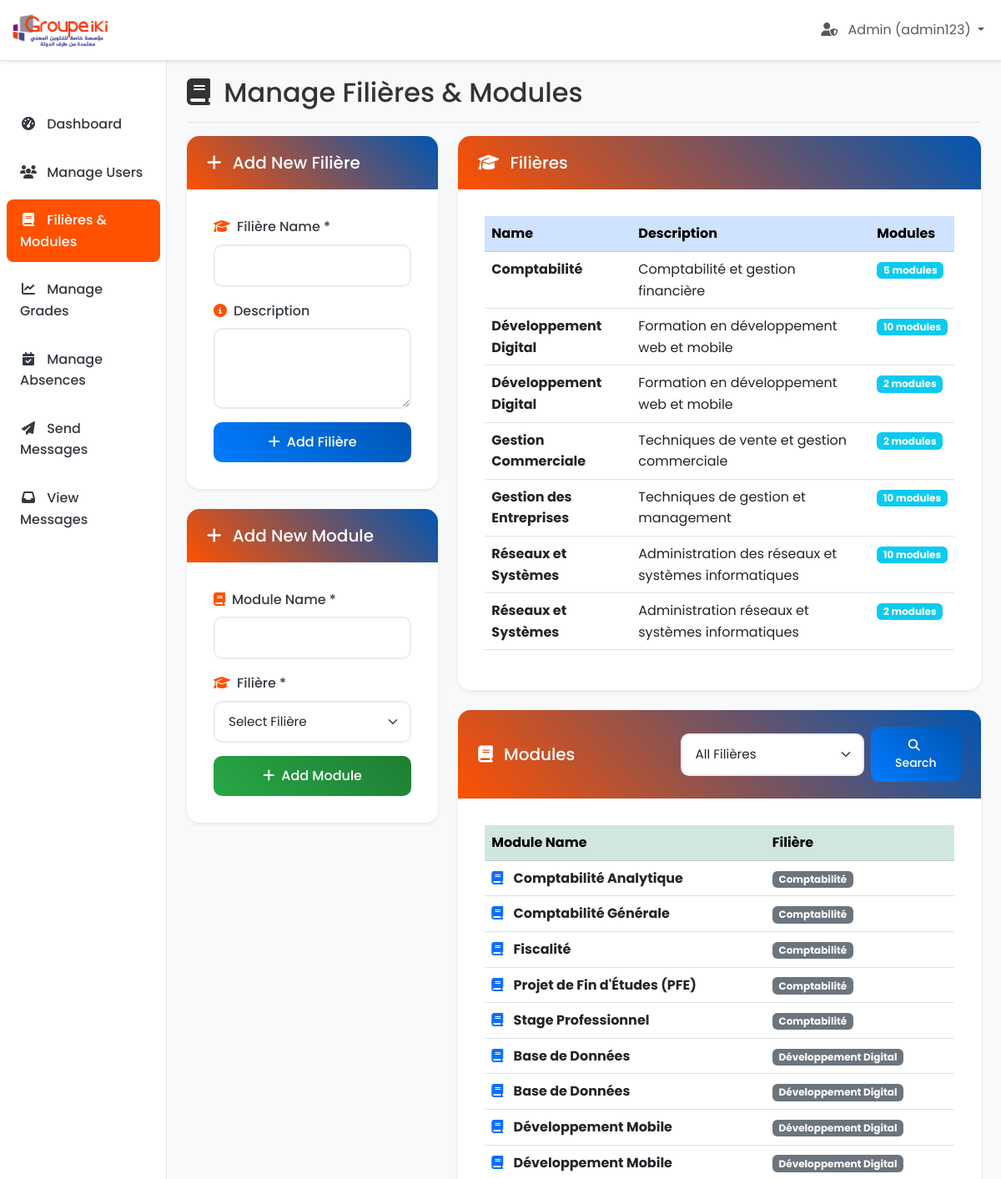
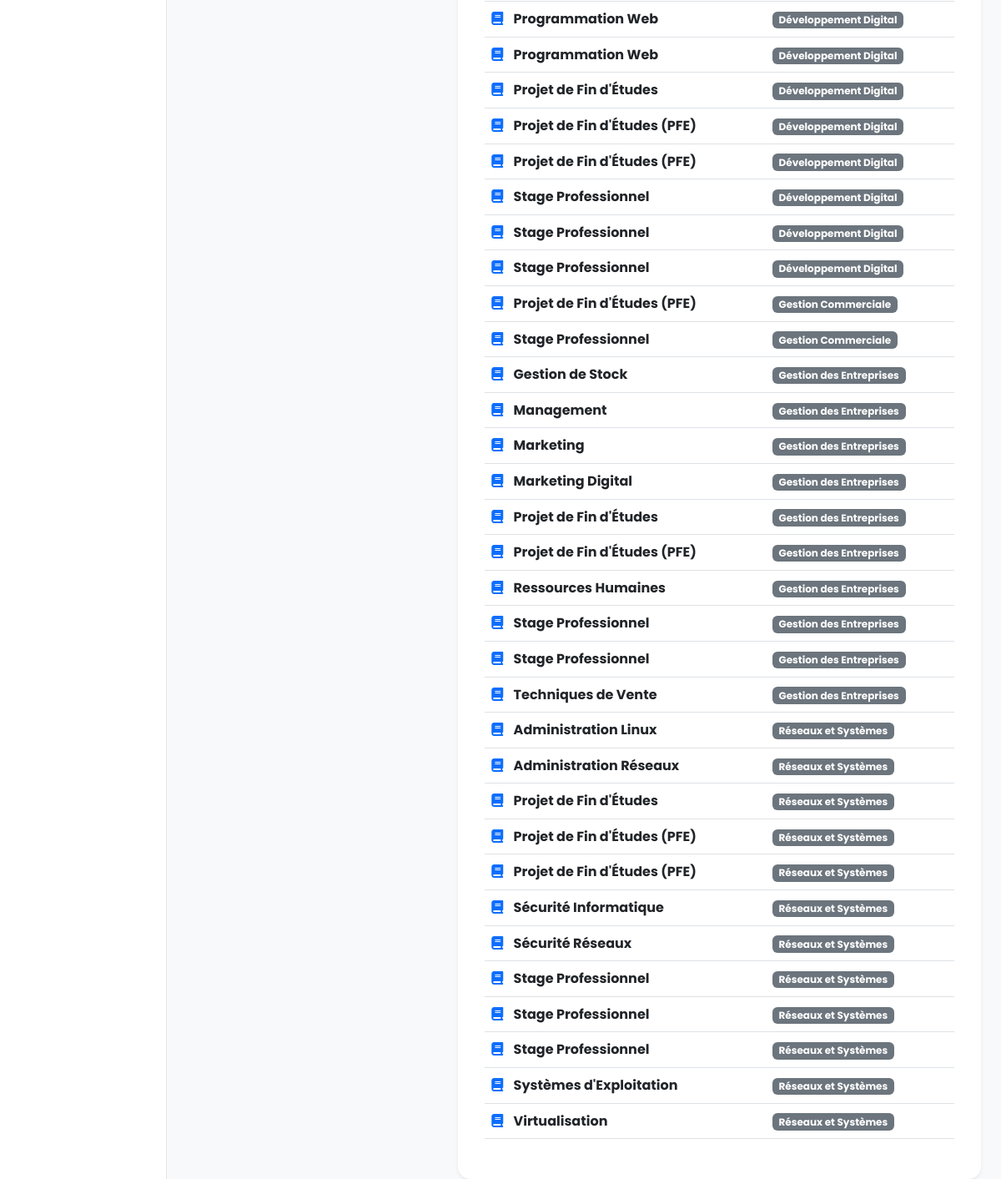
The app's page /manage_filieres_modules.php (signed in), older data (2 pictures, top to bottom).
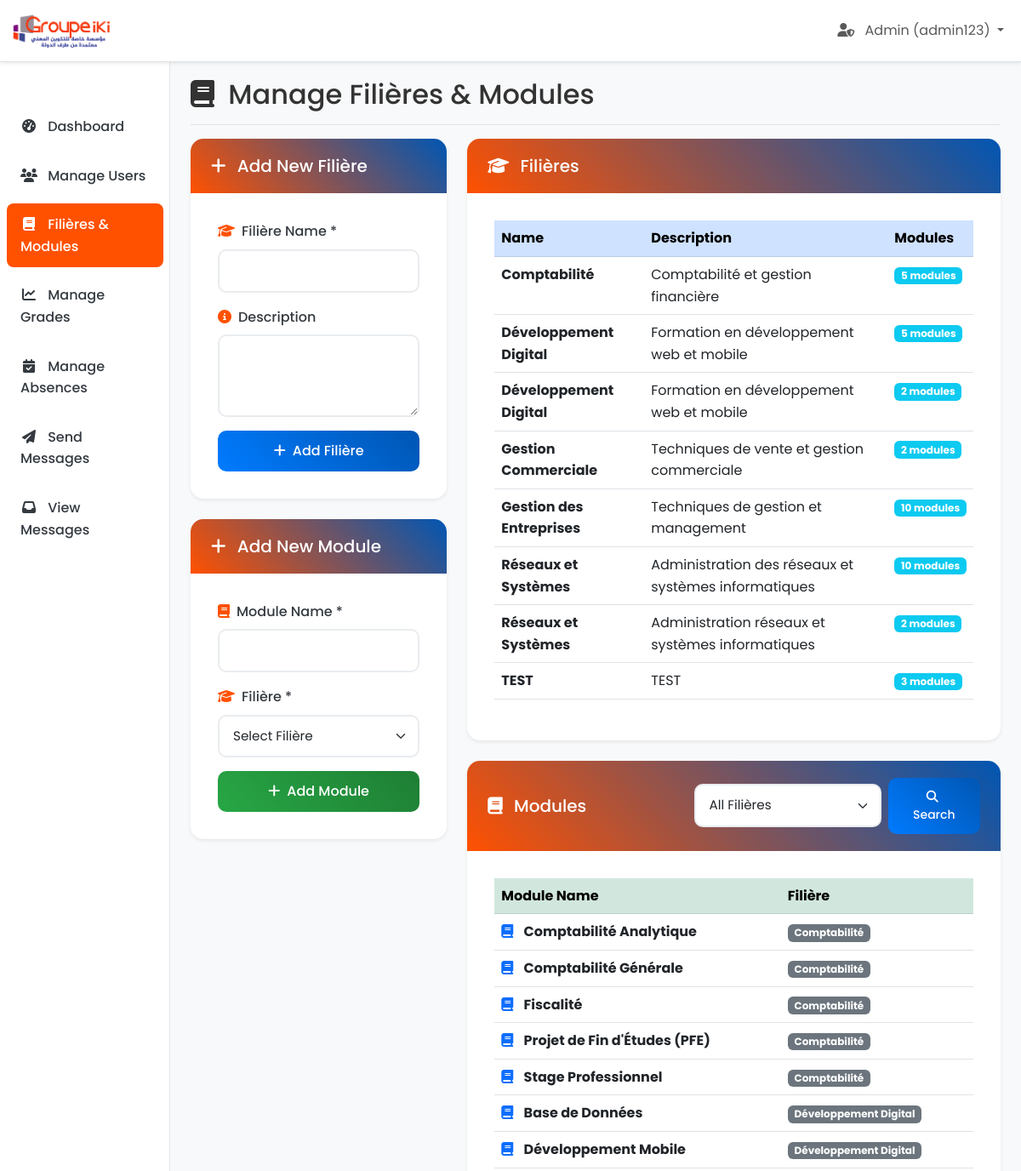
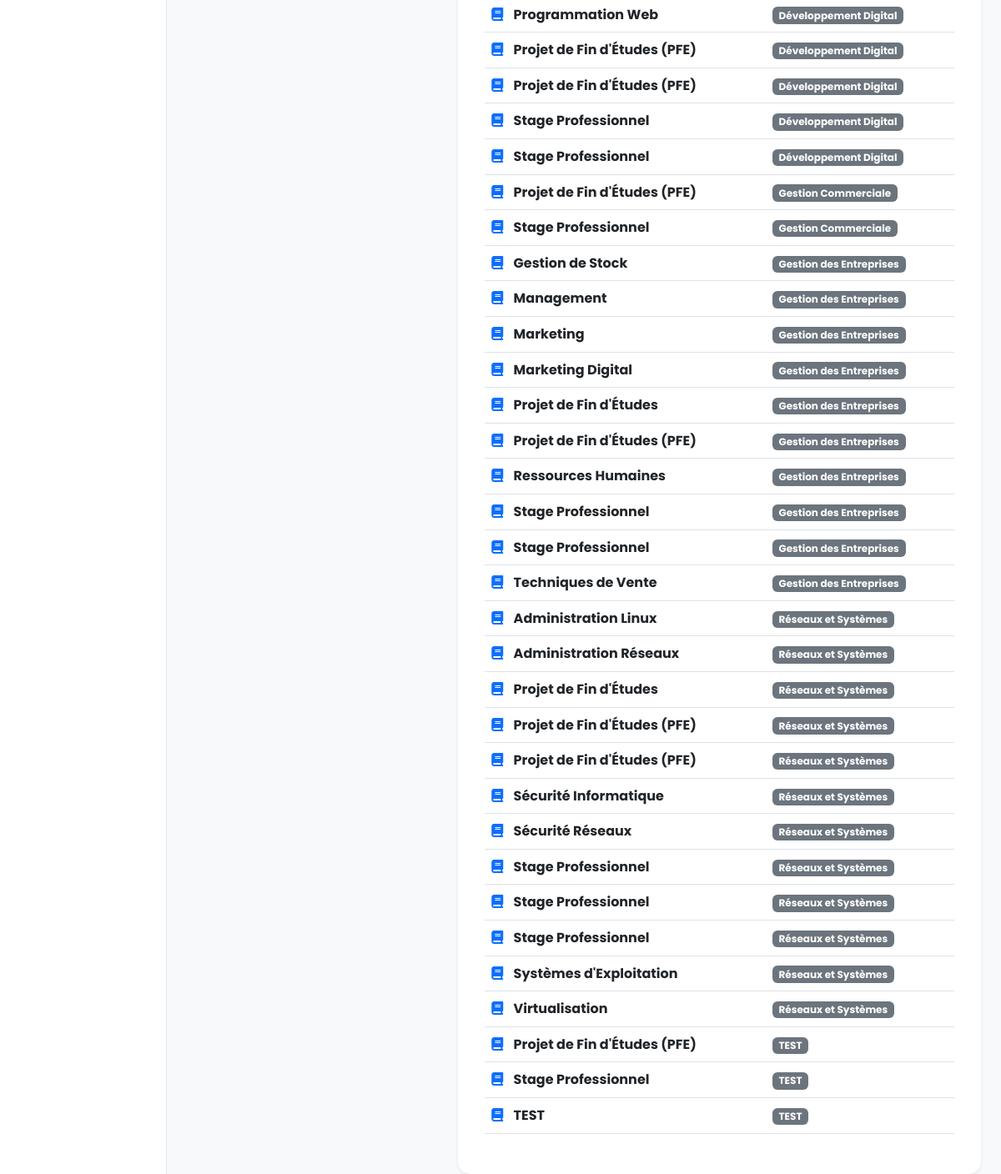
The same page, newer data (2 pictures, top to bottom).
### tables this page shows
CREATE TABLE `filieres` (
  `id` int(11) NOT NULL,
  `name` varchar(100) NOT NULL,
  `description` text DEFAULT NULL,
  `created_at` timestamp NOT NULL DEFAULT current_timestamp()
);

CREATE TABLE `modules` (
  `id` int(11) NOT NULL,
  `name` varchar(100) NOT NULL,
  `filiere_id` int(11) DEFAULT NULL,
  `type` enum('standard','pfe','stage') DEFAULT 'standard',
  `created_at` timestamp NOT NULL DEFAULT current_timestamp()
);

### manage_filieres_modules.php (the view, shortened to what the changed rows need)
<?php
$host = 'localhost';
$dbname = 'groupe_iki';
$username = 'root';
$db_password = '';
try {
    $pdo = new PDO("mysql:host=$host;dbname=$dbname;charset=utf8", $username, $db_password);
    $pdo->setAttribute(PDO::ATTR_ERRMODE, PDO::ERRMODE_EXCEPTION);
    $stmt = $pdo->query("
        SELECT f.id, f.name, f.description, COUNT(m.id) as module_count
        FROM filieres f
        LEFT JOIN modules m ON f.id = m.filiere_id
        GROUP BY f.id, f.name, f.description
        ORDER BY f.name
    ");
    $filieres = $stmt->fetchAll(PDO::FETCH_ASSOC);
$modules_sql = "SELECT m.id, m.name, f.name AS filiere_name, f.id AS filiere_id
                FROM modules m
                LEFT JOIN filieres f ON m.filiere_id = f.id";
$params = [];
$modules_sql .= " ORDER BY f.name, m.name";
$stmt = $pdo->prepare($modules_sql);
$stmt->execute($params);
$modules = $stmt->fetchAll(PDO::FETCH_ASSOC);
} catch (PDOException $e) {
    $error_message = 'Database connection failed.';
}
?>
<!DOCTYPE html>
<html lang="en">
<head>
    <link href="https://cdn.jsdelivr.net/npm/bootstrap@5.3.0/dist/css/bootstrap.min.css" rel="stylesheet">
    <link href="https://cdnjs.cloudflare.com/ajax/libs/font-awesome/6.4.0/css/all.min.css" rel="stylesheet">
    <link href="css/styles.css" rel="stylesheet">
</head>
<body class="dashboard-page">
    <div class="container-fluid">
        <div class="row">
            <main class="col-md-9 ms-sm-auto col-lg-10 px-md-4 main-content">
                <div class="d-flex justify-content-between flex-wrap flex-md-nowrap align-items-center pt-3 pb-2 mb-3 border-bottom">
                    <h1 class="h2">
                        <i class="fas fa-book me-2"></i>
                        Manage Filières & Modules
                    </h1>
                </div>
                <div class="row">
                    <div class="col-lg-8">
                        <div class="card mb-4">
                            <div class="card-body">
                                <?php if (empty($filieres)): ?>
                                <div class="text-center py-3">
                                    <i class="fas fa-graduation-cap fa-3x text-muted mb-3"></i>
                                    <h5 class="text-muted">No filières found</h5>
                                    <p class="text-muted">Start by adding your first filière.</p>
                                </div>
                                <?php else: ?>
                                <div class="table-responsive">
                                    <table class="table table-hover">
                                        <thead class="table-primary">
                                            <tr>
                                                <th>Name</th>
                                                <th>Description</th>
                                                <th>Modules</th>
                                            </tr>
                                        </thead>
                                        <tbody>
                                            <?php foreach ($filieres as $filiere): ?>
                                            <tr>
                                                <td>
                                                    <strong><?php echo htmlspecialchars($filiere['name']); ?></strong>
                                                </td>
                                                <td>
                                                    <?php echo htmlspecialchars($filiere['description'] ?: 'No description'); ?>
                                                </td>
                                                <td>
                                                    <span class="badge bg-info">
                                                        <?php echo $filiere['module_count']; ?> modules
                                                    </span>
                                                </td>
                                            </tr>
                                            <?php endforeach; ?>
                                        </tbody>
                                    </table>
                                </div>
                                <?php endif; ?>
                            </div>
                        </div>
                        <div class="card">
                            <div class="card-body">
                                <?php if (empty($modules)): ?>
                                <div class="text-center py-3">
                                    <i class="fas fa-book fa-3x text-muted mb-3"></i>
                                    <h5 class="text-muted">No modules found</h5>
                                    <p class="text-muted">Start by adding your first module.</p>
                                </div>
                                <?php else: ?>
                                <div class="table-responsive">
                                    <table class="table table-hover">
                                        <thead class="table-success">
                                            <tr>
                                                <th>Module Name</th>
                                                <th>Filière</th>
                                            </tr>
                                        </thead>
                                        <tbody>
                                            <?php foreach ($modules as $module): ?>
                                            <tr>
                                                <td>
                                                    <i class="fas fa-book me-2 text-primary"></i>
                                                    <strong><?php echo htmlspecialchars($module['name']); ?></strong>
                                                </td>
                                                <td>
                                                    <?php if ($module['filiere_name']): ?>
                                                        <span class="badge bg-secondary">
                                                            <?php echo htmlspecialchars($module['filiere_name']); ?>
                                                        </span>
                                                    <?php else: ?>
                                                        <span class="text-muted">No filière assigned</span>
                                                    <?php endif; ?>
                                                </td>
                                            </tr>
                                            <?php endforeach; ?>
                                        </tbody>
                                    </table>
                                </div>
                                <?php endif; ?>
                            </div>
                        </div>
                    </div>
                </div>
            </main>
        </div>
    </div>
</body>
</html>

Row changes from the older to the newer data that the page shows:
removed modules: name "Base de Données", filiere.name "Développement Digital"
removed modules: name "Développement Mobile", filiere.name "Développement Digital"
removed modules: name "Programmation Web", filiere.name "Développement Digital"
removed modules: name "Projet de Fin d'Études", filiere.name "Développement Digital"
removed modules: name "Stage Professionnel", filiere.name "Développement Digital"
computed for filieres (number 2 of 8 on the later page): module_count "10" → "5"
added filieres: name "TEST", description "TEST", module_count "3"
shown differently, row unchanged: modules (number 22 of 39 on the later page): moves up the list
shown differently, row unchanged: modules (number 28 of 39 on the later page): moves up the list
shown differently, row unchanged: modules (number 32 of 39 on the later page): moves up the list
added modules: name "Projet de Fin d'Études (PFE)", filiere.name "TEST"
added modules: name "Stage Professionnel", filiere.name "TEST"
added modules: name "TEST", filiere.name "TEST"
